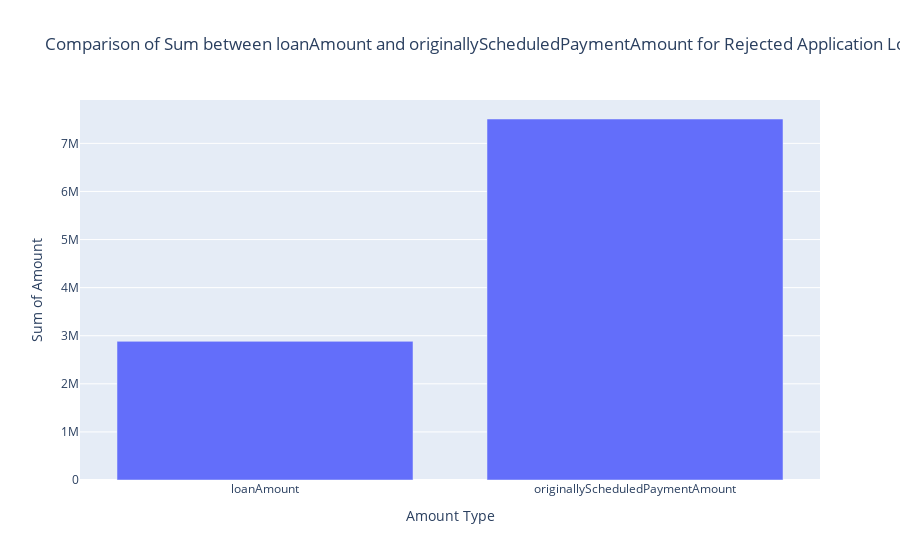

The cell this chart's notebook holds for it:
### Markdown cell above
there are huge different between originallyScheduledpaymentAmount with loanAmount. this might be because of high APR. we will see in the next visualization.

### Code cell
data = {'Amount Type': ['loanAmount', 'originallyScheduledPaymentAmount'],
        'Sum Amount': [sum_rejected_amount, sum_rejected_scheduled_payment_amount]}
df = pd.DataFrame(data)
# Plotting a bar chart using Plotly Express
fig_p = px.bar(df, x='Amount Type', y='Sum Amount', 
             labels={'Sum Amount': 'Sum of Amount'},
             title='Comparison of Sum between loanAmount and originallyScheduledPaymentAmount for Rejected Application Loan')
fig_p.show()

### Figure 1 — Plotly figure (JSON) as saved in the notebook; plotly's stock layout.template omitted (floating-point values rounded to 4 significant figures)
{"data": [{"alignmentgroup": "True", "hovertemplate": "Amount Type=%{x}<br>Sum of Amount=%{y}<extra></extra>", "legendgroup": "", "marker": {"color": "#636efa", "pattern": {"shape": ""}}, "name": "", "offsetgroup": "", "orientation": "v", "showlegend": false, "textposition": "auto", "type": "bar", "x": ["loanAmount", "originallyScheduledPaymentAmount"], "xaxis": "x", "y": [2883000.0, 7506000.0], "yaxis": "y"}], "layout": {"barmode": "relative", "legend": {"tracegroupgap": 0}, "title": {"text": "Comparison of Sum between loanAmount and originallyScheduledPaymentAmount for Rejected Application Loan"}, "xaxis": {"anchor": "y", "domain": [0, 1], "title": {"text": "Amount Type"}}, "yaxis": {"anchor": "x", "domain": [0, 1], "title": {"text": "Sum of Amount"}}}}
